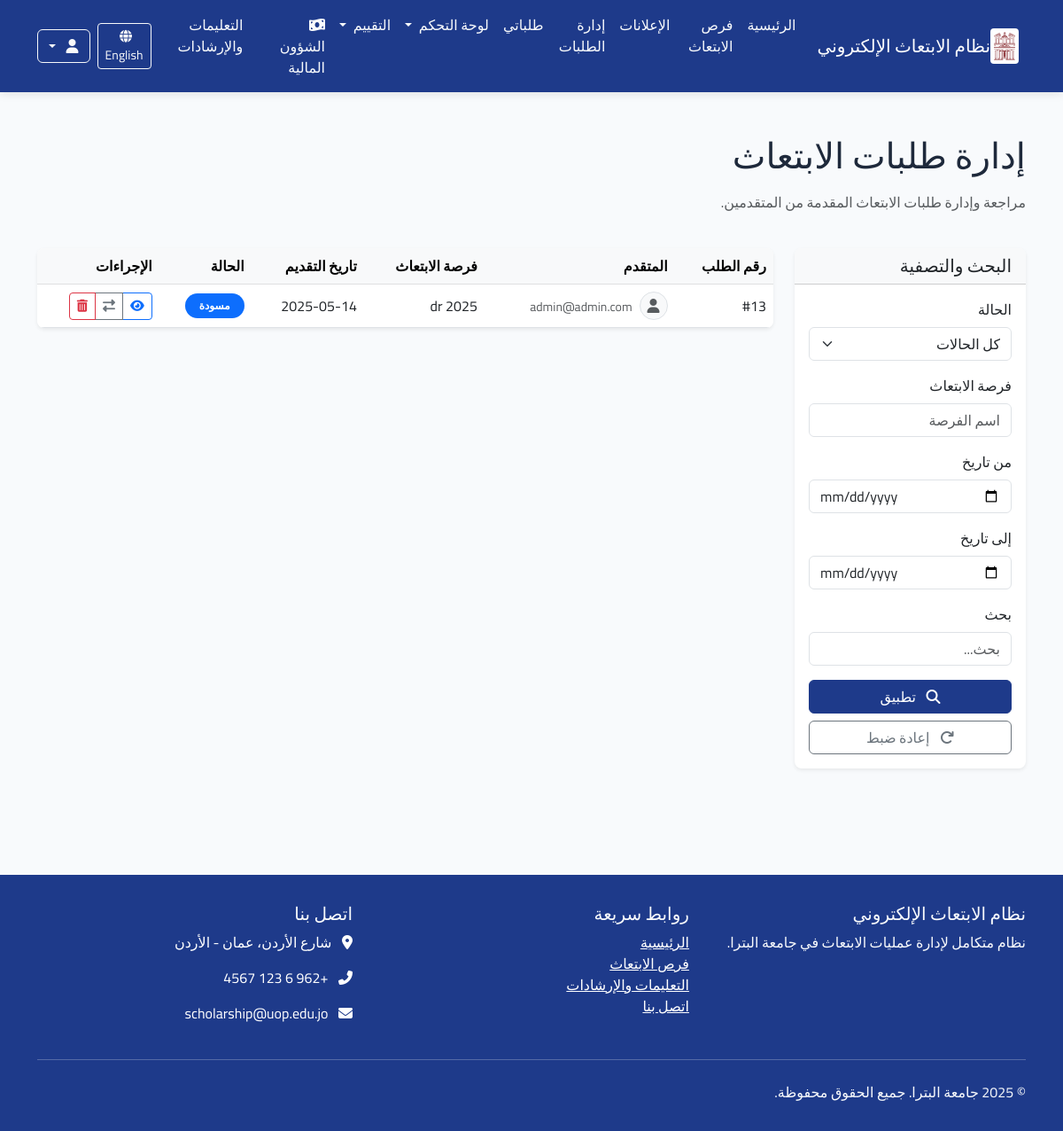
Before: /ar/manage/ (signed in) with the older database file.
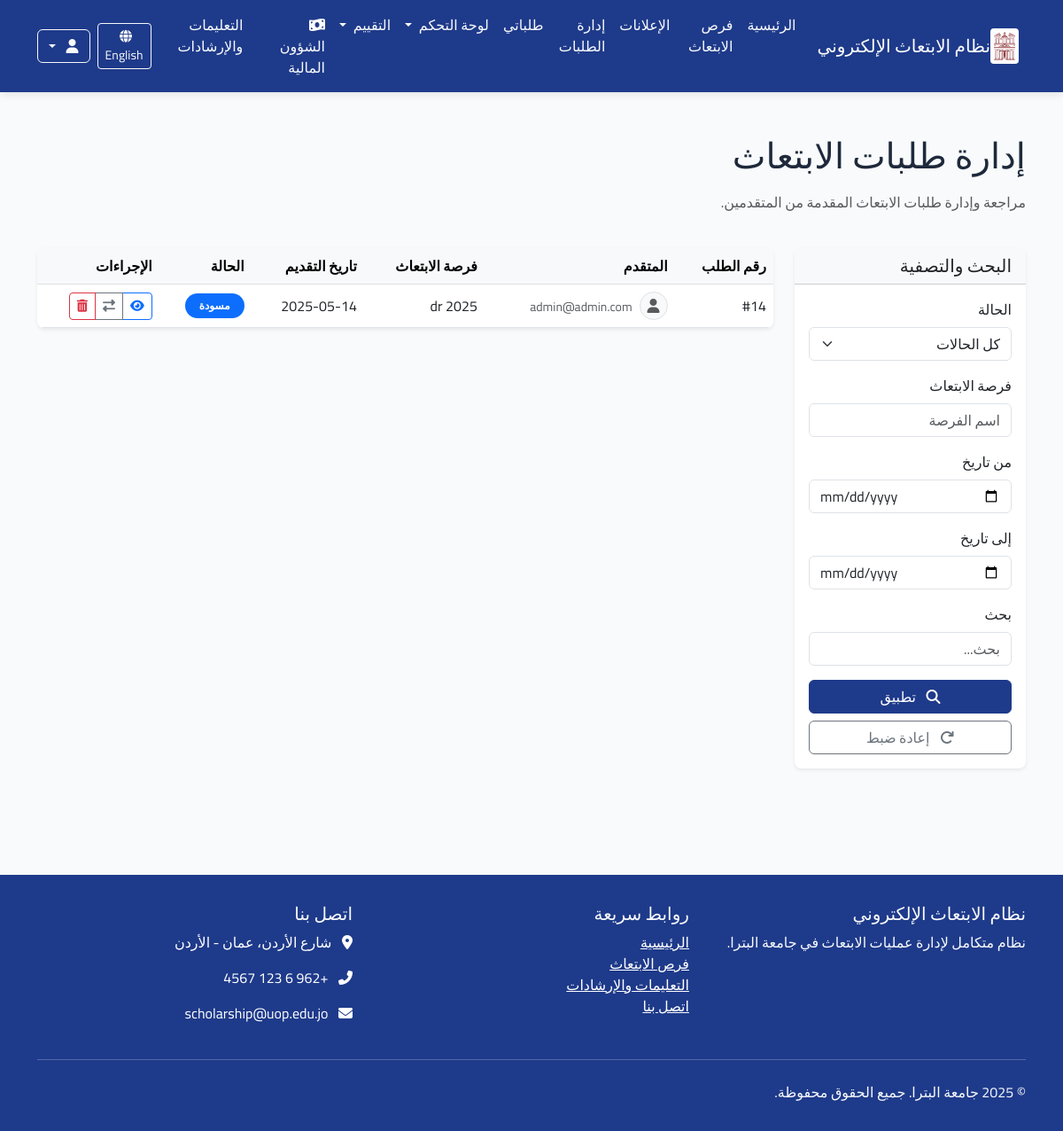
After: the same page with the newer database file.
### applications/models.py (models this page shows, shortened)
class Application(models.Model):
    scholarship = models.ForeignKey(Scholarship, verbose_name=_("فرصة الابتعاث"), on_delete=models.CASCADE,
                                    related_name="applications")
    applicant = models.ForeignKey(User, verbose_name=_("المتقدم"), on_delete=models.CASCADE,
                                  related_name="applications")
    status = models.ForeignKey(ApplicationStatus, verbose_name=_("حالة الطلب"), on_delete=models.PROTECT,
                               related_name="applications")
    application_date = models.DateTimeField(_("تاريخ التقديم"), auto_now_add=True)
    last_update = models.DateTimeField(_("آخر تحديث"), auto_now=True)
    motivation_letter = models.TextField(_("خطاب الدوافع"),
                                         help_text=_("اشرح لماذا تريد التقدم لهذه الفرصة وما هي أهدافك"))
    research_proposal = models.TextField(_("مقترح البحث"), blank=True, null=True,
                                         help_text=_("إذا كان الابتعاث لدراسة الدكتوراه، أرفق مقترح البحث الخاص بك"))
    comments = models.TextField(_("ملاحظات إضافية"), blank=True, null=True,
                                help_text=_("أي معلومات إضافية تود إضافتها لطلبك"))
    acceptance_letter = models.BooleanField(_("هل لديك قبول مبدئي؟"), default=False)
    acceptance_university = models.CharField(_("اسم الجامعة التي لديك قبول فيها"), max_length=200, blank=True,
                                             null=True)
    admin_notes = models.TextField(_("ملاحظات إدارية"), blank=True, null=True)
    class Meta:
        verbose_name = _("طلب ابتعاث")
        verbose_name_plural = _("طلبات الابتعاث")
        ordering = ['-application_date']
        unique_together = ['scholarship', 'applicant']

class ApplicationStatus(models.Model):
    name = models.CharField(_("اسم الحالة"), max_length=100)
    description = models.TextField(_("الوصف"), blank=True, null=True)
    order = models.PositiveSmallIntegerField(_("الترتيب"), default=0)
    requires_attachment = models.BooleanField(_("تتطلب مرفقات"), default=False)
    class Meta:
        verbose_name = _("حالة الطلب")
        verbose_name_plural = _("حالات الطلبات")
        ordering = ['order']

### announcements/models.py (models this page shows, shortened)
class Scholarship(models.Model):
    STATUS_CHOICES = (
        ('draft', _('مسودة')),
        ('published', _('منشور')),
        ('closed', _('مغلق')),
    )
    title = models.CharField(_("العنوان"), max_length=200)
    scholarship_type = models.ForeignKey(ScholarshipType, verbose_name=_("نوع الابتعاث"), on_delete=models.CASCADE,
                                         related_name="scholarships")
    description = models.TextField(_("الوصف"))
    requirements = models.TextField(_("المتطلبات"))
    benefits = models.TextField(_("المميزات"), blank=True, null=True)
    countries = models.CharField(_("الدول المتاحة"), max_length=255, blank=True, null=True)
    universities = models.TextField(_("الجامعات المتاحة"), blank=True, null=True)
    deadline = models.DateTimeField(_("الموعد النهائي للتقديم"))
    publication_date = models.DateTimeField(_("تاريخ النشر"), default=timezone.now)
    status = models.CharField(_("الحالة"), max_length=20, choices=STATUS_CHOICES, default='draft')
    max_applicants = models.PositiveIntegerField(_("الحد الأقصى للمتقدمين"), default=0, help_text=_("0 يعني غير محدود"))
    eligibility_criteria = models.TextField(_("معايير الأهلية"), blank=True, null=True)
    application_process = models.TextField(_("عملية التقديم"), blank=True, null=True)
    contact_info = models.TextField(_("معلومات الاتصال"), blank=True, null=True)
    attachment = models.FileField(_("مرفق"), upload_to='scholarship_attachments/', blank=True, null=True)
    created_by = models.ForeignKey(User, verbose_name=_("تم إنشاؤه بواسطة"), on_delete=models.CASCADE,
                                   related_name="created_scholarships")
    updated_at = models.DateTimeField(_("تم التحديث في"), auto_now=True)
    class Meta:
        verbose_name = _("فرصة ابتعاث")
        verbose_name_plural = _("فرص الابتعاث")
        ordering = ['-publication_date']

### applications/views.py (the view, shortened to what this page needs)
# urls.py: path('manage/', views.admin_applications, name='admin_applications'),
@login_required
@permission_required('applications.view_application', raise_exception=True)
def admin_applications(request):
    applications = Application.objects.all().order_by('-application_date')
    filter_form = ApplicationFilterForm(request.GET)
    if filter_form.is_valid():
        data = filter_form.cleaned_data
        if data.get('scholarship'):
            applications = applications.filter(scholarship__title__icontains=data['scholarship'])
        if data.get('date_from'):
            applications = applications.filter(application_date__gte=data['date_from'])
        if data.get('date_to'):
            applications = applications.filter(application_date__lte=data['date_to'])
    paginator = Paginator(applications, 20)  # 20 عنصر في كل صفحة
    page = request.GET.get('page')
    try:
        applications_page = paginator.page(page)
    except PageNotAnInteger:
        applications_page = paginator.page(1)
    except EmptyPage:
        applications_page = paginator.page(paginator.num_pages)
    context = {
        'applications': applications_page,
        'filter_form': filter_form,
    }
    return render(request, 'applications/admin_applications.html', context)

### applications/forms.py
class ApplicationFilterForm(forms.Form):
    STATUS_CHOICES = (
        ('', _('كل الحالات')),
        ('pending', _('قيد الانتظار')),
        ('review', _('قيد المراجعة')),
        ('accepted', _('مقبول')),
        ('rejected', _('مرفوض')),
    )
    status = forms.ChoiceField(
        label=_("الحالة"),
        choices=STATUS_CHOICES,
        required=False,
        widget=forms.Select(attrs={'class': 'form-select'})
    )
    scholarship = forms.CharField(
        label=_("فرصة الابتعاث"),
        required=False,
        widget=forms.TextInput(attrs={'class': 'form-control', 'placeholder': _('اسم الفرصة')})
    )
    date_from = forms.DateField(
        label=_("من تاريخ"),
        required=False,
        widget=forms.DateInput(attrs={'class': 'form-control', 'type': 'date'})
    )
    date_to = forms.DateField(
        label=_("إلى تاريخ"),
        required=False,
        widget=forms.DateInput(attrs={'class': 'form-control', 'type': 'date'})
    )
    search = forms.CharField(
        label=_("بحث"),
        required=False,
        widget=forms.TextInput(attrs={'class': 'form-control', 'placeholder': _('بحث...')})
    )

### applications/templates/applications/admin_applications.html (shortened to what the changed rows need)
{% extends 'base.html' %}
{% load i18n %}
{% load static %}
{% load crispy_forms_tags %}
{% block content %}
<div class="container py-5">
    <div class="row mb-4">
        <div class="col-md-8">
            <h1 class="mb-3">{% trans "إدارة طلبات الابتعاث" %}</h1>
        </div>
    </div>
    <div class="row">
        <div class="col-md-9">
            {% if applications %}
                <div class="card shadow-sm border-0">
                    <div class="card-body p-0">
                        <div class="table-responsive">
                            <table class="table table-hover align-middle mb-0">
                                <thead class="table-light">
                                    <tr>
                                        <th>{% trans "رقم الطلب" %}</th>
                                        <th>{% trans "المتقدم" %}</th>
                                        <th>{% trans "فرصة الابتعاث" %}</th>
                                        <th>{% trans "تاريخ التقديم" %}</th>
                                        <th>{% trans "الحالة" %}</th>
                                        <th>{% trans "الإجراءات" %}</th>
                                    </tr>
                                </thead>
                                <tbody>
                                    {% for application in applications %}
                                    <tr>
                                        <td>#{{ application.id }}</td>
                                        <td>
                                            <div class="d-flex align-items-center">
                                                {% if application.applicant.profile.profile_picture %}
                                                    <img src="{{ application.applicant.profile.profile_picture.url }}" alt="{{ application.applicant.get_full_name }}" class="rounded-circle me-2" width="32" height="32" style="object-fit: cover;">
                                                {% else %}
                                                    <div class="rounded-circle bg-light border d-flex align-items-center justify-content-center me-2" style="width: 32px; height: 32px;">
                                                        <i class="fas fa-user text-muted"></i>
                                                    </div>
                                                {% endif %}
                                                <div>
                                                    <small class="text-muted">{{ application.applicant.email }}</small>
                                                </div>
                                            </div>
                                        </td>
                                        <td>{{ application.scholarship.title|truncatechars:30 }}</td>
                                        <td>{{ application.application_date|date:"Y-m-d" }}</td>
                                        <td>
                                            <span class="badge bg-{{ application.status.order|default:"1"|add:"-1"|yesno:"warning,primary,success,danger,secondary" }} rounded-pill px-3 py-2">
                                                {{ application.status.name }}
                                            </span>
                                        </td>
                                        <td>
                                            <div class="btn-group btn-group-sm">
                                                <a href="{% url 'applications:application_detail' application.id %}" class="btn btn-outline-primary" title="{% trans 'التفاصيل' %}">
                                                    <i class="fas fa-eye"></i>
                                                </a>
                                                <a href="{% url 'applications:change_status' application.id %}" class="btn btn-outline-secondary" title="{% trans 'تغيير الحالة' %}">
                                                    <i class="fas fa-exchange-alt"></i>
                                                </a>
                                                <a href="{% url 'applications:delete_application' application.id %}" class="btn btn-outline-danger" title="{% trans 'حذف' %}">
                                                    <i class="fas fa-trash-alt"></i>
                                                </a>
                                            </div>
                                        </td>
                                    </tr>
                                    {% endfor %}
                                </tbody>
                            </table>
                        </div>
                    </div>
                </div>
            {% endif %}
        </div>
    </div>
</div>
{% endblock %}

Changed rows visible on the page:
removed Application: id "13", applicant.email "admin@admin.com", scholarship "dr 2025", application_date "2025-05-14", status.name "مسودة"
added Application: id "14", applicant.email "admin@admin.com", scholarship "dr 2025", application_date "2025-05-14", status.name "مسودة"
